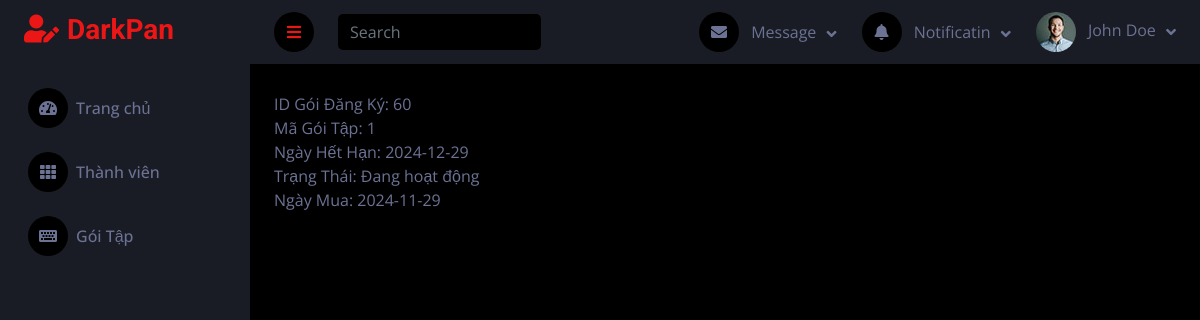
The app's page /views/NV_Quay/thanhVien/ChiTietThanhVien.php?userID=21 with its own data.
### tables this page shows
CREATE TABLE `goidangky` (
  `idDangKy` int(11) NOT NULL,
  `userID` int(11) NOT NULL,
  `maGoiTap` int(11) NOT NULL,
  `ngayHetHan` date NOT NULL,
  `trangThai` enum('Đang hoạt động','Hết hạn','Đã hủy','Đang chờ thanh toán') NOT NULL DEFAULT 'Đang chờ thanh toán',
  `ngayMua` date NOT NULL
);

### models/ThanhVienModel.php (called while the page is built, shortened)
<?php
require_once "../config/database.php";
class Member {
    private $conn;
    public function __construct() {
        $database = new Database();
        $this->conn = $database->connect();
    }
    public function getGoiDangKyByUserID($userID) {
        $query = "SELECT idDangKy, userID, maGoiTap, ngayHetHan, trangThai, ngayMua
                  FROM goidangky
                  WHERE userID = ?";
        $stmt = $this->conn->prepare($query);
        $stmt->bind_param("i", $userID);
        $stmt->execute();
        $result = $stmt->get_result();
        return $result->fetch_all(MYSQLI_ASSOC);
    }
}
?>

### config/database.php (called while the page is built, shortened)
<?php
class Database {
    private $servername = "localhost:3306";
    private $username = "root";
    private $password = "";
    private $dbname = "gym";
    public function connect() {
        $this->conn = mysqli_connect($this->servername, $this->username, $this->password, $this->dbname);
        return $this->conn;
    }
}
?>

### views/NV_Quay/thanhVien/ChiTietThanhVien.php (the view, shortened to what this page needs)
<!DOCTYPE html>
<html lang="en">
<head>
    <link href="https://cdnjs.cloudflare.com/ajax/libs/font-awesome/5.10.0/css/all.min.css" rel="stylesheet">
    <link href="https://cdn.jsdelivr.net/npm/bootstrap-icons@1.4.1/font/bootstrap-icons.css" rel="stylesheet">
    <link href="asset/lib/owlcarousel/assets/owl.carousel.min.css" rel="stylesheet">
    <link href="asset/lib/tempusdominus/css/tempusdominus-bootstrap-4.min.css" rel="stylesheet" />
    <link href="asset/css/bootstrap.min.css" rel="stylesheet">
    <link href="asset/css/style.css" rel="stylesheet">
</head>
<body>
    <?php require_once('../views/NV_Quay/layout/header.php'); ?>
    <?php require_once('../views/NV_Quay/layout/sidebar.php'); ?>
    <div class="container-fluid pt-4 px-4 my-1">
    <?php
        require_once '../models/ThanhVienModel.php';
        $thanhVienModel = new Member();
        $userID = isset($_GET['userID']) ? $_GET['userID'] : null;
        if ($userID) {
            $goiDangKyList = $thanhVienModel->getGoiDangKyByUserID($userID);
            foreach ($goiDangKyList as $item) {
                echo "ID Gói Đăng Ký: " . $item['idDangKy'] . "<br>";
                echo "Mã Gói Tập: " . $item['maGoiTap'] . "<br>";
                echo "Ngày Hết Hạn: " . $item['ngayHetHan'] . "<br>";
                echo "Trạng Thái: " . $item['trangThai'] . "<br>";
                echo "Ngày Mua: " . $item['ngayMua'] . "<br><br>";
            }
        }else {
            echo "<p>Không có thông tin gói đăng ký cho thành viên này.</p>";
        }
    ?>
    </div>
</body>
</html>

### asset/css/style.css (style rules this page uses)
:root { --primary: #EB1616; --secondary: #191C24; --light: #6C7293; --dark: #000000; }

### records on screen
goidangky: idDangKy "60", maGoiTap "1", ngayHetHan "2024-12-29", trangThai "Đang hoạt động", ngayMua "2024-11-29"
